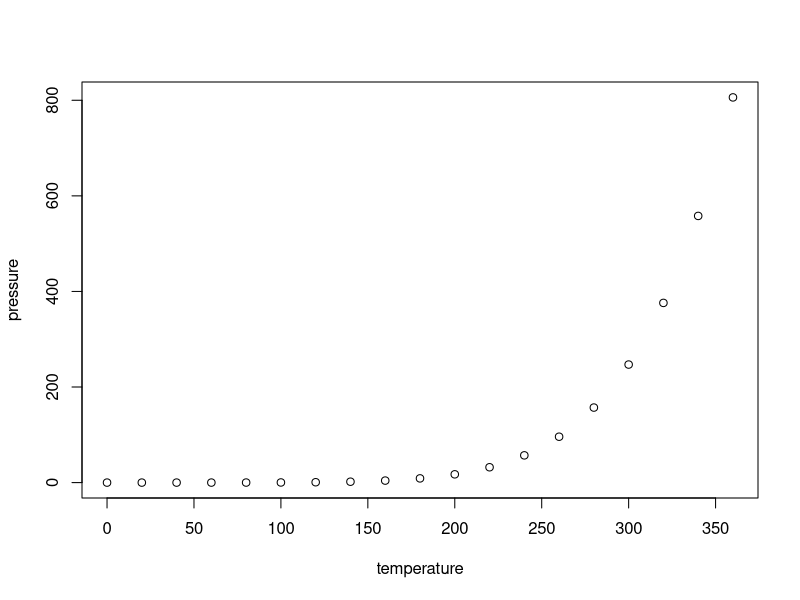
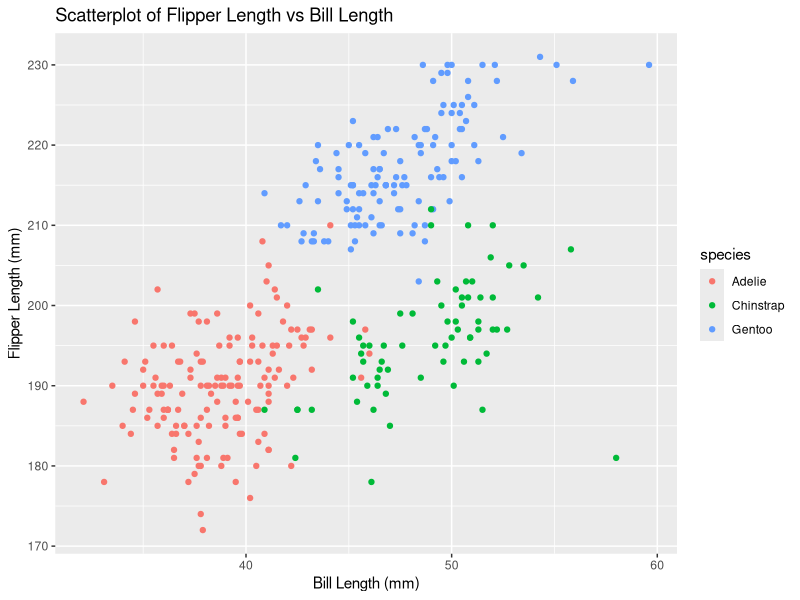
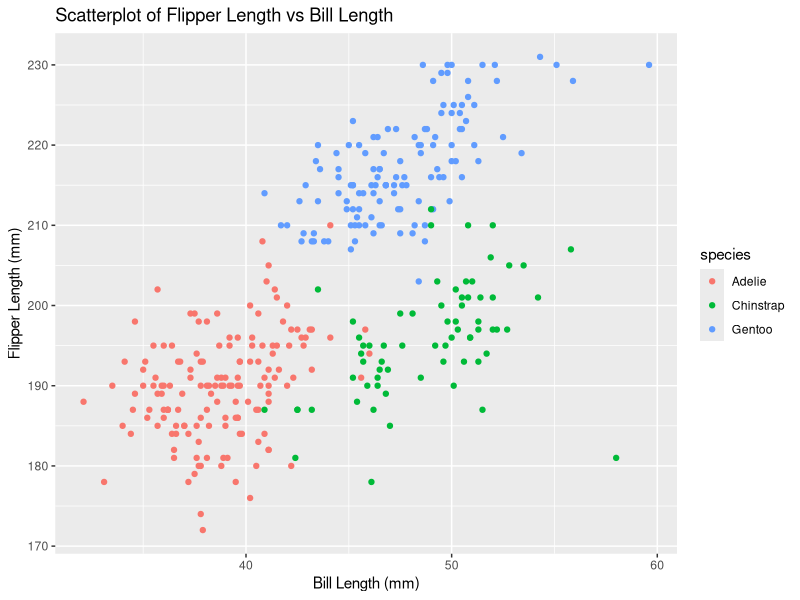

Reproduce these figures in R, in order.
## ---- chunk 1

knitr::opts_chunk$set(echo = TRUE)
library(dplyr)
library(ggplot2)

## ---- chunk 2

summary(cars)
plot(pressure)

#data <- read.csv("data.csv")
#filtered_data <- data %>%
#  filter(value > threshold)

## ---- chunk 3

# Install the Palmer Penguins package
#install.packages("palmerpenguins")

# Load the dataset
data("penguins", package = "palmerpenguins")
penguins

# Create a scatterplot
library(ggplot2)
ggplot(penguins, aes(x = bill_length_mm, y = flipper_length_mm, color = species)) +
  geom_point() +
  labs(
    x = "Bill Length (mm)",
    y = "Flipper Length (mm)",
    title = "Scatterplot of Flipper Length vs Bill Length"
  )

# Save scatterplot
ggsave("scatterplot_penguins.png")

## ---- chunk 4

library(dplyr)
set.seed(123)

# Create a data frame
df <- data.frame(
  numeric_var = rnorm(10), 
  logical_var = rnorm(10) > 0, 
  character_var = as.character(letters[1:10]), 
  factor_var = factor(rep(c("Level1", "Level2", "Level3"), length.out = 10))
)

# Attempt to take the mean
mean_numeric <- mean(df %>% pull(numeric_var))
mean_logical <- mean(df %>% pull(logical_var))
mean_character <- mean(df %>% pull(character_var))  # Error
mean_factor <- mean(df %>% pull(factor_var))        # Error

# Convert the variables
as.numeric(df$logical_var)
as.numeric(df$character_var)
as.numeric(df$factor_var)


## Alternative Method - Tibble
library(tibble)
set.seed(123)

df1 <- tibble(
  random_sample = rnorm(10),
  logical_var = rnorm(10) > 0,
  character_var = sample(letters, 10),
  factor_var = factor(sample(c("Level1", "Level2", "Level3"), 10, replace = TRUE))
)

mean(df1$random_sample) # Works
mean(df1$logical_var) # Works (TRUE = 1, FALSE = 0)
mean(df1$character_var) # Error
mean(df1$factor_var) # Error

as.numeric(df1$logical_var)
as.numeric(df1$character_var)
as.numeric(df1$factor_var)

